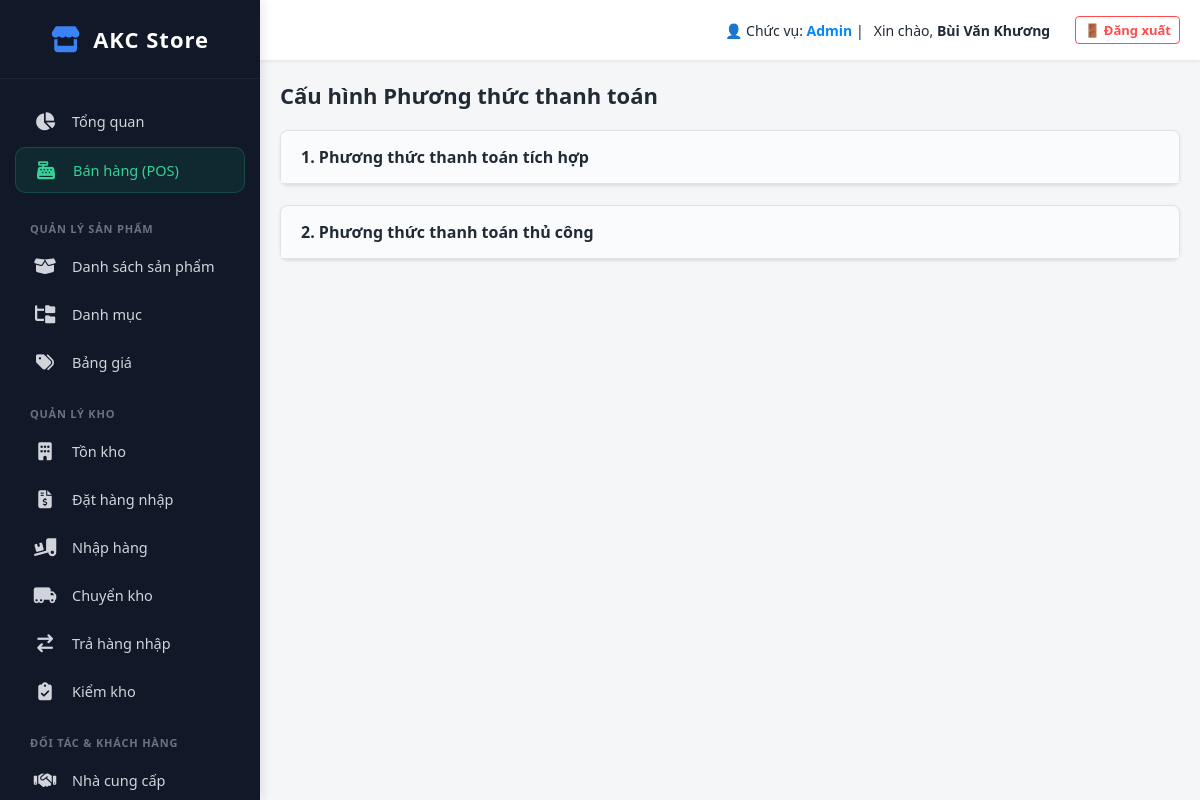
The app's page /index.php?action=payment_methods (signed in), older data.
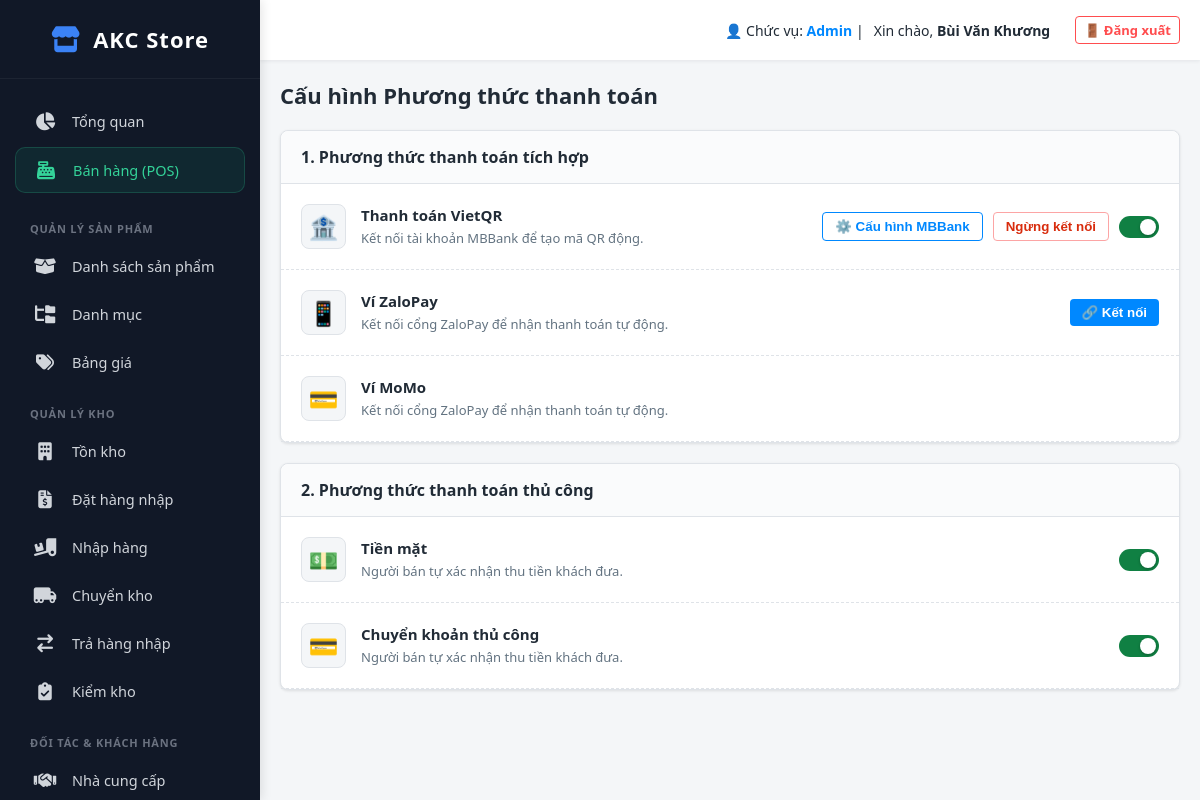
The same page, newer data.
### tables this page shows
CREATE TABLE `payment_methods` (
  `id` int(11) NOT NULL,
  `code` varchar(50) NOT NULL,
  `name` varchar(100) NOT NULL,
  `type` enum('manual','integrated') DEFAULT 'manual',
  `is_active` tinyint(1) DEFAULT 1,
  `is_default` tinyint(1) DEFAULT 0,
  `config_data` text DEFAULT NULL,
  `created_at` timestamp NOT NULL DEFAULT current_timestamp()
);

### app/controllers/PaymentMethodController.php (called while the page is built, shortened)
<?php
class PaymentMethodController
{
    public function index()
    {
        $db = (new Database())->getConnection();
        $stmt = $db->query("SELECT * FROM payment_methods ORDER BY type ASC, id ASC");
        $methods = $stmt->fetchAll(PDO::FETCH_ASSOC);
        $integrated_methods = array_filter($methods, fn($m) => $m['type'] === 'integrated');
        $manual_methods = array_filter($methods, fn($m) => $m['type'] === 'manual');
        require_once __DIR__ . '/../views/settings/payment_methods.php';
    }
}

### public/index.php (called while the page is built, shortened)
<?php
$app = new App();

### app/views/settings/payment_methods.php (the view, shortened to what this page needs)
<?php
require_once __DIR__ . '/../layout/header.php'; ?>
<div class="v3-header">
    <div class="v3-title">Cấu hình Phương thức thanh toán</div>
</div>
<div class="v3-card">
    <div class="v3-card-header">1. Phương thức thanh toán tích hợp</div>
    <div>
        <?php foreach ($integrated_methods as $m): ?>
            <?php $has_config = !empty($m['config_data']); ?>
            <div class="method-row">
                <div class="method-info">
                    <div class="method-icon"><?php echo $m['code'] == 'vietqr' ? '🏦' : ($m['code'] == 'zalopay' ? '📱' : '💳'); ?></div>
                    <div>
                        <div class="method-name"><?php echo htmlspecialchars($m['name']); ?></div>
                        <div class="method-desc">
                            <?php echo $m['code'] == 'vietqr' ? 'Kết nối tài khoản MBBank để tạo mã QR động.' : 'Kết nối cổng ZaloPay để nhận thanh toán tự động.'; ?>
                        </div>
                    </div>
                </div>
                <div class="method-actions">
                    <?php if ($m['code'] == 'zalopay'): ?>
                        <?php if ($has_config): ?>
                            <button class="btn-setup" onclick='openZaloModal(<?php echo $m["id"]; ?>, <?php echo $m["config_data"]; ?>)'>⚙️ Cấu hình</button>
                            <button class="btn-disconnect" onclick="if(confirm('Bạn có chắc chắn muốn ngừng kết nối ZaloPay?')) window.location.href='index.php?action=disconnect_payment_method&id=<?php echo $m['id']; ?>'">Ngừng kết nối</button>
                            <label class="switch"><input type="checkbox" onchange="window.location.href='index.php?action=toggle_payment_method&id=<?php echo $m['id']; ?>&status=' + (this.checked ? 1 : 0)" <?php echo $m['is_active'] ? 'checked' : ''; ?>><span class="slider"></span></label>
                        <?php else: ?>
                            <button class="btn-connect" onclick='openZaloModal(<?php echo $m["id"]; ?>, null)'>🔗 Kết nối</button>
                        <?php endif; ?>
                    <?php endif; ?>
                    <?php if ($m['code'] == 'vietqr'): ?>
                        <?php if ($has_config): ?>
                            <button class="btn-setup" onclick='openMBModal(<?php echo $m["id"]; ?>, <?php echo $m["config_data"]; ?>)'>⚙️ Cấu hình MBBank</button>
                            <button class="btn-disconnect" onclick="if(confirm('Cảnh báo: Tính năng tạo mã QR sẽ không khả dụng. Ngừng kết nối?')) window.location.href='index.php?action=disconnect_payment_method&id=<?php echo $m['id']; ?>'">Ngừng kết nối</button>
                            <label class="switch"><span class="slider"></span></label>
                        <?php else: ?>
                            <button class="btn-connect" onclick='openMBModal(<?php echo $m["id"]; ?>, null)'>🔗 Kết nối</button>
                        <?php endif; ?>
                    <?php endif; ?>
                </div>
            </div>
        <?php endforeach; ?>
    </div>
</div>
<div class="v3-card">
    <div class="v3-card-header">2. Phương thức thanh toán thủ công</div>
    <div>
        <?php foreach ($manual_methods as $m): ?>
            <div class="method-row">
                <div class="method-info">
                    <div class="method-icon"><?php echo $m['code'] == 'cash' ? '💵' : '💳'; ?></div>
                    <div>
                        <div class="method-name"><?php echo htmlspecialchars($m['name']); ?></div>
                        <div class="method-desc">Người bán tự xác nhận thu tiền khách đưa.</div>
                    </div>
                </div>
                <div class="method-actions">
                    <label class="switch"><span class="slider"></span></label>
                </div>
            </div>
        <?php endforeach; ?>
    </div>
</div>
<?php require_once __DIR__ . '/../layout/footer.php'; ?>

Row changes from the older to the newer data that the page shows:
added payment_methods: name "Thanh toán VietQR", shows "Kết nối tài khoản MBBank để tạo mã QR động."
added payment_methods: name "Ví ZaloPay", shows "Kết nối cổng ZaloPay để nhận thanh toán tự động."
added payment_methods: name "Ví MoMo", shows "Kết nối cổng ZaloPay để nhận thanh toán tự động."
added payment_methods: name "Tiền mặt"
added payment_methods: name "Chuyển khoản thủ công"
